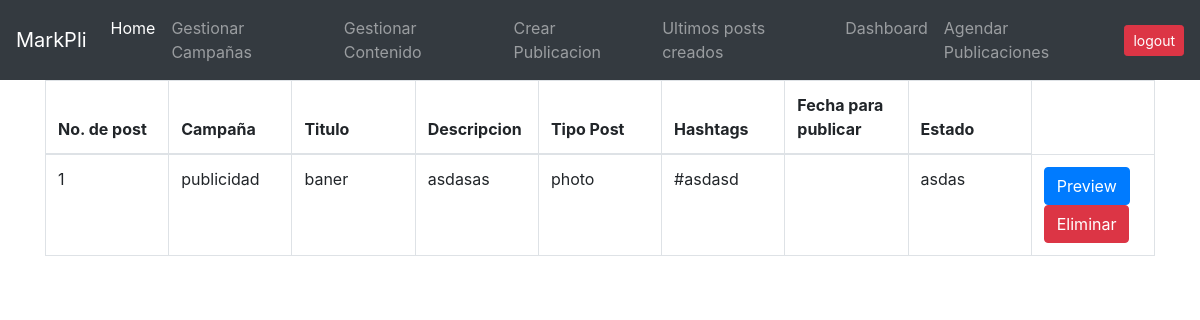
The page /index.php/pages/showPosts on the database as committed earlier.
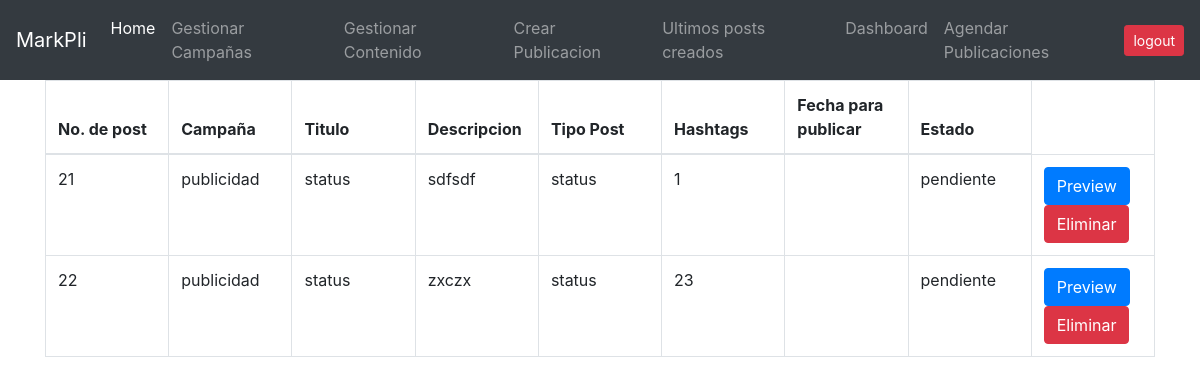
The same page on the database as committed later.
### tables this page shows
CREATE TABLE `posts` (
  `id_post` int(11) NOT NULL,
  `tipo` varchar(20) DEFAULT NULL,
  `tags` varchar(300) DEFAULT NULL,
  `hashtags` varchar(500) DEFAULT NULL,
  `descripcion` varchar(2000) DEFAULT NULL,
  `estado` varchar(50) NOT NULL,
  `start` varchar(15) NOT NULL,
  `end` varchar(15) NOT NULL,
  `class` varchar(100) NOT NULL,
  `fid_contenido` int(11) DEFAULT NULL,
  `fid_sobrinity` int(11) DEFAULT NULL
);

CREATE TABLE `campanas` (
  `id_campana` int(11) NOT NULL,
  `nombre_campana` varchar(50) DEFAULT NULL,
  `descripcion` varchar(100) DEFAULT NULL,
  `objetivos` varchar(500) DEFAULT NULL,
  `fecha_inicio` varchar(15) NOT NULL,
  `fecha_final` varchar(15) NOT NULL,
  `fid_cliente` int(11) DEFAULT NULL
);

CREATE TABLE `contenidos` (
  `id_contenido` int(11) NOT NULL,
  `nombre_contenido` varchar(50) DEFAULT NULL,
  `nombre_imagen` varchar(200) NOT NULL,
  `link_img` varchar(250) DEFAULT NULL,
  `fid_campana` int(11) DEFAULT NULL,
  `fid_generador` int(11) DEFAULT NULL
);

### application/controllers/Pages.php (called while the page is built, shortened)
<?php
	class Pages extends CI_Controller{
	function __construct() {
		$this->load->helper('url');
		$this->load->database();
		$this->load->model('post_model');
	}
		public function showPosts() {
			$data = array();
            $data['records'] = $this->post_model->getRows();
            $this->load->view('templates/header');
            $this->load->view('pages/dbview', $data);
            $this->load->view('templates/footer');
		}
	}
 ?>

### index.php (called while the page is built, shortened)
<?php
require_once BASEPATH.'core/CodeIgniter.php';

### application/models/Post_model.php (called while the page is built, shortened)
<?php
class Post_model extends CI_Model {
    function getRows($id = ""){
        if(!empty($id)){
        	$sql = "SELECT p.id_post, cam.nombre_campana, con.nombre_contenido, p.descripcion, p.tipo, p.tags, p.hashtags, con.link_img, p.fecha_publicar, p.estado
						FROM posts p
						INNER JOIN contenidos con
						ON p.fid_contenido = con.id_contenido
						INNER JOIN campanas cam
						ON con.fid_campana = cam.id_campana
						WHERE p.id_post = ?
						ORDER BY p.id_post ASC";
            $query = $this->db->query($sql, array($id));
            return $query->result_array();
        }else{
            $sql = "SELECT p.id_post, cam.nombre_campana, con.nombre_contenido, p.descripcion, p.tipo, p.tags, p.hashtags, con.link_img, p.fecha_publicar, p.estado
						FROM posts p
						INNER JOIN contenidos con
						ON p.fid_contenido = con.id_contenido
						INNER JOIN campanas cam
						ON con.fid_campana = cam.id_campana
						ORDER BY p.id_post ASC";
            $query = $this->db->query($sql);
            return $query->result_array();
        }
    }
}

### application/views/pages/dbview.php (the view, shortened to what this page needs)
<table class="table table-bordered" align="center" >
	<thead>
		<tr>
		  <th>No. de post</th>
		  <th>Campaña</th>
		  <th>Titulo</th>
		  <th>Descripcion</th>
		  <th>Tipo Post</th>
		  <th>Hashtags</th>
		  <th>Fecha para publicar</th>
		  <th>Estado</th>
		</tr>
	</thead>
	<?php
	if(isset($records))  { ?>
		<?php foreach ($records as $row) : ?>
		<tr>
			<td class="cid_post" name="id_post">
				<?php echo $row['id_post']; ?>
			</td>
			<td class="cnombre_campana" name="nombre_campana">
				<?php echo $row['nombre_campana']; ?>
			</td>
			<td class="cnombre_contenido" name="nombre_contenido">
				<?php echo $row['nombre_contenido']; ?>
			</td>
			<td class="cdescripcion" name="descripcion">
				<?php echo $row['descripcion']; ?>
			</td>
			<td class="ctipo" name="tipo">
				<?php echo $row['tipo']; ?>
			</td>
			<td class="chashtags" name="hashtags">
				<?php echo $row['hashtags']; ?>
			</td>
			<td class="cfechaPublicar" name="fecha_publicar">
			</td>
			<td class="cestado" name="estado">
				<?php echo $row['estado']; ?>
			</td>
			<td>
			<form method="post" name="form" id="form">
					<input type="button" name="bForm" id="feed<?php echo $row['id_post'];?>"  data-target="#exampleModal" value="Preview" class="btn btn-primary bForm" onclick='event.preventDefault();'></input>
			</form>
			<button type="button" class="btn btn-danger btn-Eliminar" name="btn-Eliminar" onclick="deletePost(<?php echo $row['id_post'];?>);" >Eliminar</button>
			</td>
		</tr>
	<?php endforeach; ?>
	<?php }?>
</table>

Rows that differ between the two databases and show on the page:
removed posts: id_post "1", campanas.nombre_campana "publicidad", fid_contenido.nombre_contenido "baner", descripcion "asdasas", tipo "photo", hashtags "#asdasd", estado "asdas"
added posts: id_post "21", campanas.nombre_campana "publicidad", fid_contenido.nombre_contenido "status", descripcion "sdfsdf", tipo "status", hashtags "1", estado "pendiente"
added posts: id_post "22", campanas.nombre_campana "publicidad", fid_contenido.nombre_contenido "status", descripcion "zxczx", tipo "status", hashtags "23", estado "pendiente"
